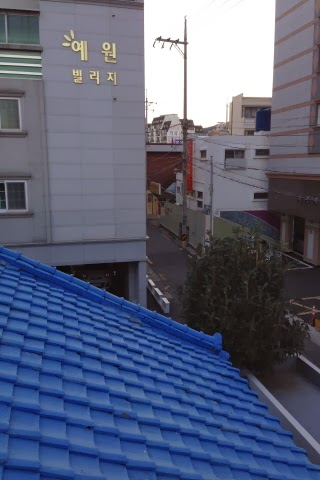
#> input picture samples/f1/S1.jpg, 320 x 480 px, found by its file name; its folder holds 4 pictures in this run
$ python StitchMaker.py
#> lines starting #> are read from the running program, lines starting #| are printed output that depends on the picture
### matcher.py
import cv2
import numpy as np


class matchers:
    def __init__(self):
        self.surf = cv2.SIFT_create()
        index_params = dict(algorithm=0, trees=5)
        search_params = dict(checks=50)
        self.flann = cv2.FlannBasedMatcher(index_params, search_params)

    def match(self, i1, i2, direction=None):
        imageSet1 = self.getSURFFeatures(i1)
        imageSet2 = self.getSURFFeatures(i2)
        print("Direction : ", direction)
        matches = self.flann.knnMatch(imageSet2['des'], imageSet1['des'], k=2)

        good = []
        for i, (m, n) in enumerate(matches):
            if m.distance < 0.7 * n.distance:
                good.append((m.trainIdx, m.queryIdx))

        if len(good) > 4:
            pointsCurrent, pointsPrevious = imageSet2['kp'], imageSet1['kp']
            matchedPointsCurrent = np.float32([pointsCurrent[i].pt for (__, i) in good])
            matchedPointsPrev = np.float32([pointsPrevious[i].pt for (i, __) in good])
            H, s = cv2.findHomography(matchedPointsCurrent, matchedPointsPrev, cv2.RANSAC, 4)
            return H

        return None

    def getSURFFeatures(self, im):
        gray = cv2.cvtColor(im, cv2.COLOR_BGR2GRAY)
        kp, des = self.surf.detectAndCompute(gray, None)
        return {'kp': kp, 'des': des}

### StitchMaker.py
import os

import numpy as np
import cv2
import sys
from matcher import matchers
import time


class Stitch:
    def __init__(self, args):
#> called with args = 'samples\\f1'
        self.path = args
        fp = self.path
        filenames = [rf'{fp}\{file}' for file in os.listdir(fp)]
        print(filenames)
        self.images = [cv2.resize(cv2.imread(each), (480, 320)) for each in filenames]
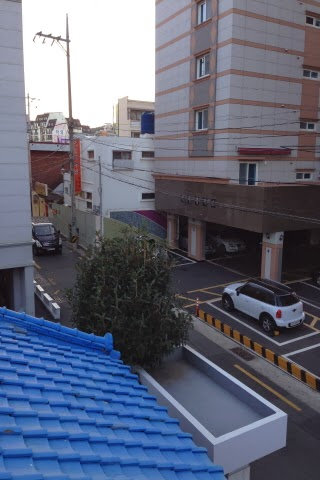
#> input picture samples/f1/S2.jpg, 320 x 480 px, found by its file name
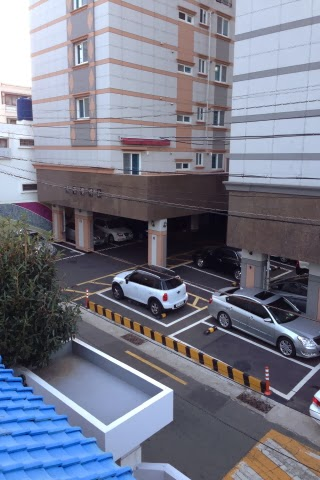
#> input picture samples/f1/S3.jpg, 320 x 480 px, found by its file name
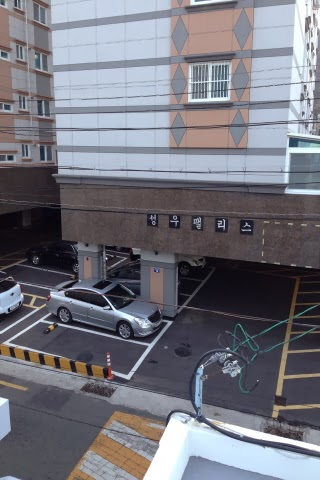
#> input picture samples/f1/S5.jpg, 320 x 480 px, found by its file name
#> self.images = 4 items
        self.count = len(self.images)
#> self.count = 4
        self.left_list, self.right_list, self.center_im = [], [], None
        self.matcher_obj = matchers()
        self.prepare_lists()

    def prepare_lists(self):
        print("Number of images : %d" % self.count)
#| Number of images : 4
        self.centerIdx = self.count / 2
#> self.centerIdx = 2
        print("Center index image : %d" % self.centerIdx)
#| Center index image : 2
        self.center_im = self.images[int(self.centerIdx)]
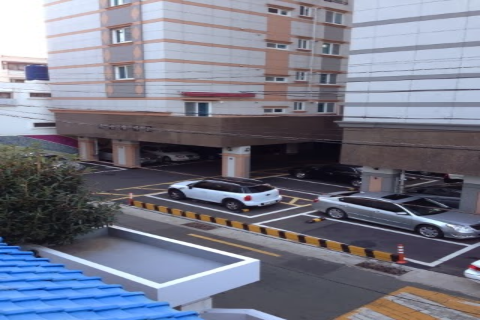
#> self.center_im: shape (320, 480, 3); mean of channels 0, 1, 2 136.2, 120.4, 118.1; drawn as B, G, R
        for i in range(self.count):
            if (i <= self.centerIdx):
                self.left_list.append(self.images[i])
            else:
                self.right_list.append(self.images[i])
#> after the loop, self.left_list = 3 items; self.right_list = 1 item
        print("Image lists prepared")

    def leftshift(self):
        # self.left_list = reversed(self.left_list)
        a = self.left_list[0]
        for b in self.left_list[1:]:
            H = self.matcher_obj.match(a, b, 'left')
            print("Homography is : ", H)
            xh = np.linalg.inv(H)
            print("Inverse Homography :", xh)
            ds = np.dot(xh, np.array([a.shape[1], a.shape[0], 1]));
            ds = ds / ds[-1]
            print("final ds=>", ds)
            f1 = np.dot(xh, np.array([0, 0, 1]))
            f1 = f1 / f1[-1]
            xh[0][-1] += abs(f1[0])
            xh[1][-1] += abs(f1[1])
            ds = np.dot(xh, np.array([a.shape[1], a.shape[0], 1]))
            offsety = abs(int(f1[1]))
            offsetx = abs(int(f1[0]))
            dsize = (int(ds[0]) + offsetx, int(ds[1]) + offsety)
            print("image dsize =>", dsize)
            tmp = cv2.warpPerspective(a, xh, dsize)
            # cv2.imshow("warped", tmp)
            # cv2.waitKey()
            tmp[offsety:b.shape[0] + offsety, offsetx:b.shape[1] + offsetx] = b
            a = tmp
#> this loop made 2 passes
#> (matches in match, f1, offsety, offsetx, dsize) on passes 1 to 2: (670 matches, [-232.9, -22.58, 1], 22, 232, (816, 394)), (867 matches, [-681.3, -94.02, 1], 94, 681, (1862, 607))
#> (printed output is left out)
#> pass 1, in leftshift, `a = tmp`:
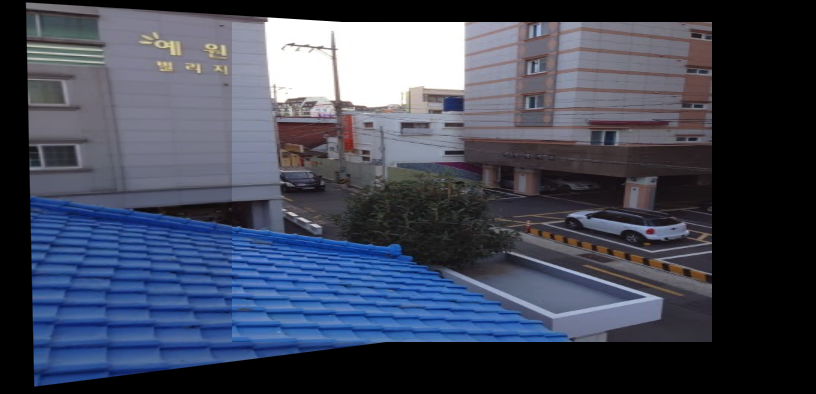
#> a: shape (394, 816, 3); mean of channels 0, 1, 2 87.9, 70.9, 65; drawn as B, G, R

        self.leftImage = tmp

    def rightshift(self):
        for each in self.right_list:
            H = self.matcher_obj.match(self.leftImage, each, 'right')
            print("Homography :", H)
            txyz = np.dot(H, np.array([each.shape[1], each.shape[0], 1]))
            txyz = txyz / txyz[-1]
            dsize = (int(txyz[0]) + self.leftImage.shape[1], int(txyz[1]) + self.leftImage.shape[0])
            tmp = cv2.warpPerspective(each, H, dsize)
            cv2.imshow("tp", tmp)
            cv2.waitKey()
            # tmp[:self.leftImage.shape[0], :self.leftImage.shape[1]]=self.leftImage
            tmp = self.mix_and_match(self.leftImage, tmp)
            print("tmp shape", tmp.shape)
            print("self.leftimage shape=", self.leftImage.shape)
            self.leftImage = tmp
#> this loop made 1 pass
#> (matches in match, txyz, dsize, i1y in mix_and_match, i1x in mix_and_match, i2y in mix_and_match, i2x in mix_and_match) on pass 1: (819 matches, [1502.8, 495.7, 1], (3364, 1102), 607, 1862, 1102, 3364)
#> (printed output is left out)
#> pass 1, in getSURFFeatures (call 6), `gray = cv2.cvtColor(im, cv2.COLOR_BGR2GRAY)`:
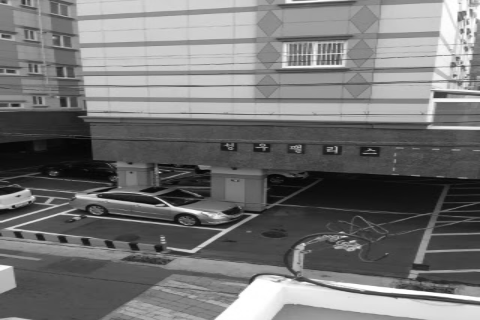
#> gray: shape (320, 480); min 4, max 255, mean 116.7
#> pass 1, in rightshift, `tmp = self.mix_and_match(self.leftImage, tmp)`:
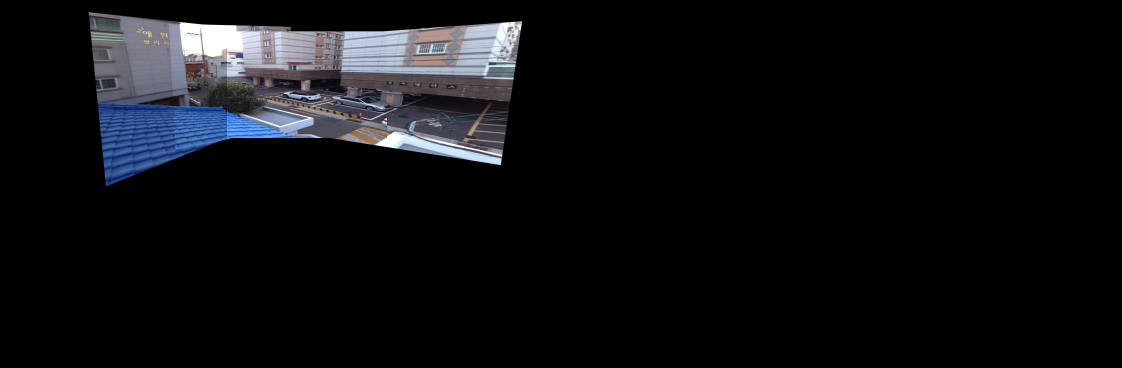
#> tmp: shape (1102, 3364, 3) (shown at 1/3 size); mean of channels 0, 1, 2 17.1, 14.7, 14; drawn as B, G, R

    # self.showImage('left')

    def mix_and_match(self, leftImage, warpedImage):
        i1y, i1x = leftImage.shape[:2]
        i2y, i2x = warpedImage.shape[:2]
        print(leftImage[-1, -1])

        t = time.time()
        black_l = np.where(leftImage == np.array([0, 0, 0]))
        black_wi = np.where(warpedImage == np.array([0, 0, 0]))
        print(time.time() - t)
        print(black_l[-1])

        for i in range(0, i1x):
            for j in range(0, i1y):
                try:
                    if (np.array_equal(leftImage[j, i], np.array([0, 0, 0])) and np.array_equal(warpedImage[j, i],
                                                                                                np.array([0, 0, 0]))):
                        # print "BLACK"
                        # instead of just putting it with black,
                        # take average of all nearby values and avg it.
                        warpedImage[j, i] = [0, 0, 0]
                    else:
                        if (np.array_equal(warpedImage[j, i], [0, 0, 0])):
                            # print "PIXEL"
                            warpedImage[j, i] = leftImage[j, i]
                        else:
                            if not np.array_equal(leftImage[j, i], [0, 0, 0]):
                                bw, gw, rw = warpedImage[j, i]
                                bl, gl, rl = leftImage[j, i]
                                # b = (bl+bw)/2
                                # g = (gl+gw)/2
                                # r = (rl+rw)/2
                                warpedImage[j, i] = [bl, gl, rl]
                except:
                    pass
        # cv2.imshow("waRPED mix", warpedImage)
        # cv2.waitKey()
        return warpedImage

    def trim_left(self):
        pass

    def showImage(self, string=None):
        if string == 'left':
            cv2.imshow("left image", self.leftImage)
        # cv2.imshow("left image", cv2.resize(self.leftImage, (400,400)))
        elif string == "right":
            cv2.imshow("right Image", self.rightImage)
        cv2.waitKey()


if __name__ == '__main__':
    try:
        args = sys.argv[1]
    except:
        args = r"samples\f1"
    finally:
        print("Parameters : ", args)
    s = Stitch(args)
    s.leftshift()
    # s.showImage('left')
    s.rightshift()
    print("done")
    cv2.imwrite("test12.jpg", s.leftImage)
    print("image written")
    cv2.destroyAllWindows()
